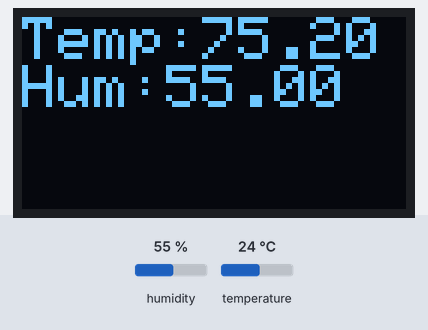
This sketch was run on a simulated ESP32. Parts: 128×64 one-colour display. The inputs (shaded band) are chosen by the test bench; at power-on: humidity 55 %, temperature 24 °C. What the sketch prints to the serial monitor is not drawn.

Above: at 0.1 s.

The sketch:

dht22_with_oled.ino
```cpp
/*
 * Rui Santos
 * Complete Project Details http://randomnerdtutorials.com
 * http://randomnerdtutorials.com/esp32-dht11-dht22-temperature-humidity-web-server-arduino-ide/
*/

#include "DHT.h"
#include <SPI.h>
#include <Wire.h>
#include <Adafruit_GFX.h>
#include <Adafruit_SSD1306.h>

#define OLED_RESET 3
Adafruit_SSD1306 display(OLED_RESET);

//#define OLED_SDA 5
//#define OLED_SCL 4
//#define OLED_DC 2
//#define OLED_CS 12
//#define OLED_RESET 3
//Adafruit_SSD1306 display(OLED_SDA, OLED_SCL, OLED_DC, OLED_RESET, OLED_CS);


#define YPOS 1
#define DELTAY 2

#if (SSD1306_LCDHEIGHT != 64)
#error("Height incorrect, please fix Adafruit_SSD1306.h!");
#endif

// Uncomment one of the lines below for whatever DHT sensor type you're using!
//#define DHTTYPE DHT11   // DHT 11
//#define DHTTYPE DHT21   // DHT 21 (AM2301)
#define DHTTYPE DHT22   // DHT 22  (AM2302), AM2321

// DHT Sensor
const int DHTPin = 16;
// Initialize DHT sensor.
DHT dht(DHTPin, DHTTYPE);

// Temporary variables
static char celsiusTemp[7];
static char fahrenheitTemp[7];
static char humidityTemp[7];

//sensor variables
float min_temp = 999.9;
float max_temp = -999.9;
float cur_temp = 0;
float min_hum = 999.9;
float max_hum = -999.9;
float cur_hum = 0;

int ctr=0;

void setup() {

  // by default, we'll generate the high voltage from the 3.3v line internally! (neat!)
  display.begin(SSD1306_SWITCHCAPVCC, 0x3c);  // initialize with the I2C addr 0x3D (for the 128x64)
  // init done
  // Clear the buffer.
  display.clearDisplay();

  // initialize the DHT sensor
  dht.begin();

  //Initialize serial and wait for port to open:
  Serial.begin(115200);
  while(!Serial) {
    ; // wait for serial port to connect. Needed for native USB port only
  }
  /**/

}

void read_sensor()
{
	Serial.println("Read Sensor");

	float h = dht.readHumidity();
	// Read temperature as Fahrenheit (isFahrenheit = true)
	float f = dht.readTemperature(true);
	if(f < min_temp)
		min_temp = f;
	if(f > max_temp)
		max_temp = f;
	cur_temp = f;
	if(h < min_hum)
		min_hum = h;
	if(h > max_hum)
		max_hum = h;
	cur_hum = h;

	Serial.print("Max Temp:");
	Serial.println(max_temp);
	Serial.print("Min Temp:");
	Serial.println(min_temp);
	Serial.print("Cur Temp:");
	Serial.println(cur_temp);
  display.print("Temp:");
  display.println(cur_temp);
	Serial.print("Max Hum:");
	Serial.println(max_hum);
	Serial.print("Min Hum:");
	Serial.println(min_hum);
	Serial.print("Cur Hum:");
	Serial.println(cur_hum);
  display.print("Hum:");
  display.println(cur_hum);
  display.display();
}

void loop()
{

    Serial.println("Clear the display buffer.");
    display.clearDisplay();

    display.setTextSize(2);
    display.setTextColor(WHITE);
    Serial.println("reset cursor.");
    display.setCursor(0,0);

    read_sensor();
    delay(60000);
}
```
